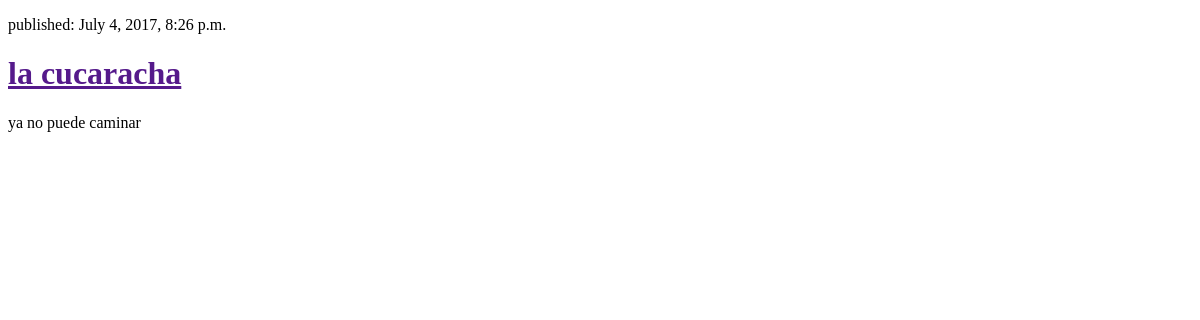
The app's page /, older data.
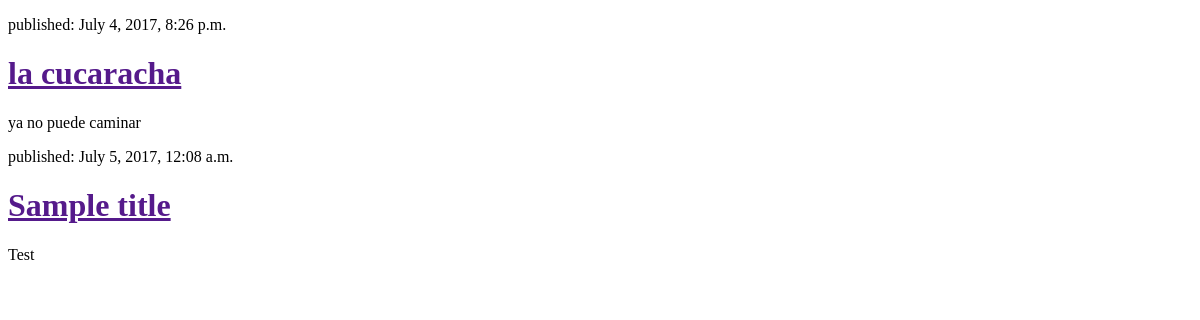
The same page, newer data.
### blog/views.py (the view)
# urls.py: url(r'^$',views.post_list, name='post_list'),
def post_list(request):
    posts = Post.objects.all()
    return render(request, 'blog/post_list.html', {'posts':posts})

### blog/templates/blog/post_list.html (shortened to what this page needs)
<!DOCTYPE HTML>
<html>
    <head>
    </head>
    <body>
        {%for post in posts%}
        <div>
            <p>published: {{post.published_date}}</p>
            <h1> <a href =""> {{post.title}}</a></h1>
            <p>{{post.text|linebreaksbr}}</p>
        </div>
        {%endfor%}
    </body>
</html>

Row changes from the older to the newer data that the page shows:
added Post: published_date "July 5, 2017, 12:08 a.m.", title "Sample title", text "Test"
